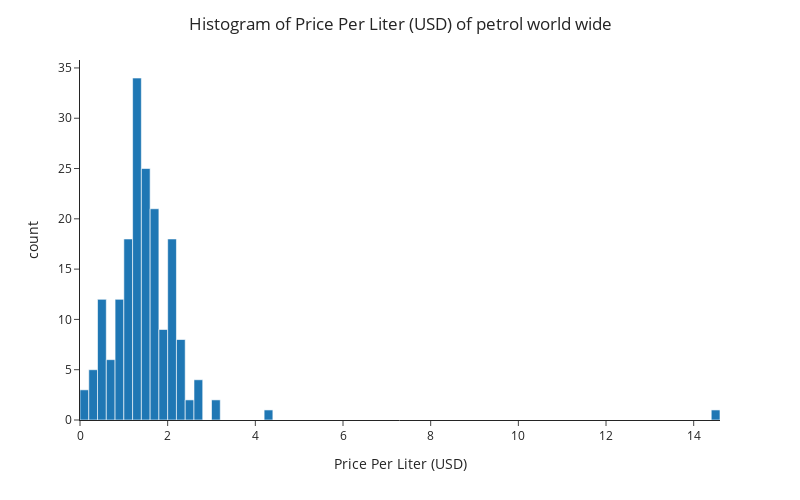

This figure's notebook cell:
### Code cell
fig=px.histogram(df,x='Price Per Liter (USD)',nbins=100,template='simple_white',height=500,width=800)
fig.update_layout(title={'text':'Histogram of Price Per Liter (USD) of petrol world wide'},title_x=0.5)
fig.show()

### Figure 1 — Plotly figure (JSON) as saved in the notebook; plotly's stock layout.template omitted (floating-point values rounded to 4 significant figures; data arrays with more than 128 entries replaced by an {"elided": "..."} marker saying what was removed)
{"data": [{"alignmentgroup": "True", "bingroup": "x", "hovertemplate": "Price Per Liter (USD)=%{x}<br>count=%{y}<extra></extra>", "legendgroup": "", "marker": {"color": "#1F77B4", "pattern": {"shape": ""}}, "name": "", "nbinsx": 100, "offsetgroup": "", "orientation": "v", "showlegend": false, "type": "histogram", "x": {"elided": "181 float values"}, "xaxis": "x", "yaxis": "y"}], "layout": {"barmode": "relative", "height": 500, "legend": {"tracegroupgap": 0}, "margin": {"t": 60}, "title": {"text": "Histogram of Price Per Liter (USD) of petrol world wide", "x": 0.5}, "width": 800, "xaxis": {"anchor": "y", "domain": [0, 1], "title": {"text": "Price Per Liter (USD)"}}, "yaxis": {"anchor": "x", "domain": [0, 1], "title": {"text": "count"}}}}
